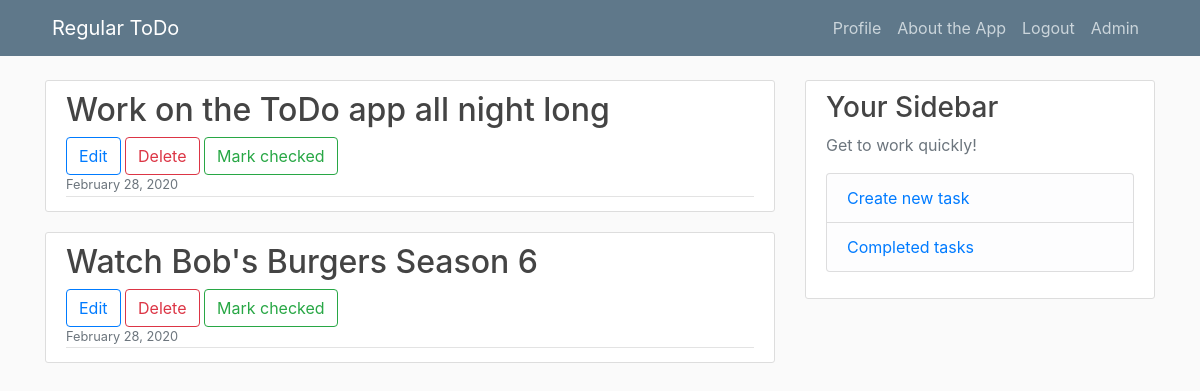
Page / (signed in) on the earlier database version.
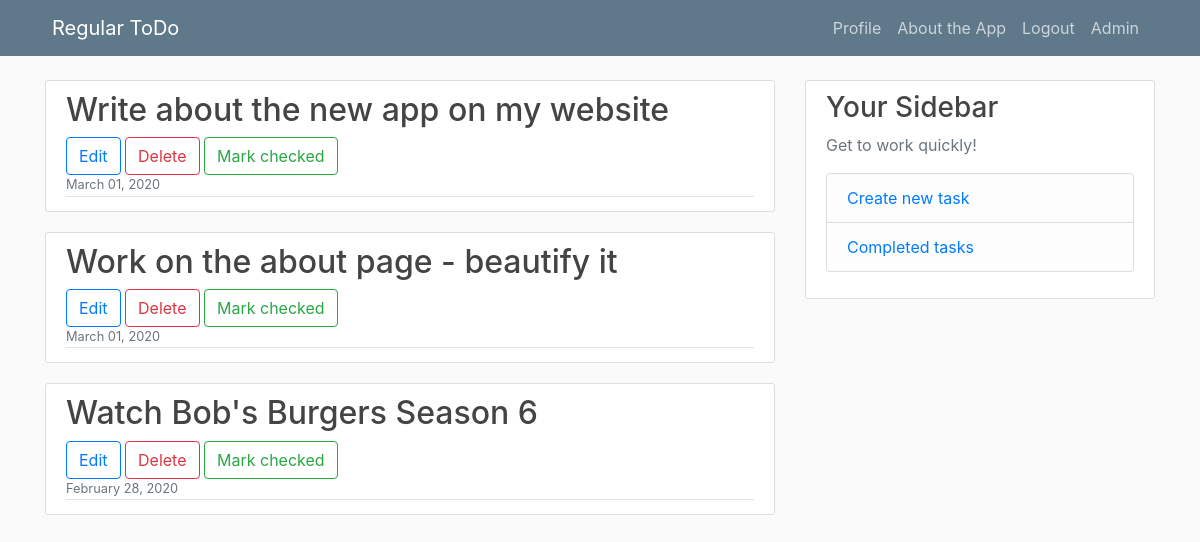
Same page on the later database version.
### ToDo/models.py (models this page shows, shortened)
class ToDo(models.Model):
    title = models.CharField(max_length=100)
    date_posted = models.DateTimeField(default=timezone.now)
    creator = models.ForeignKey(User, on_delete=models.CASCADE)
    is_checked = models.BooleanField(default=False)

### ToDo/views.py (the view)
# urls.py: path('', TodoListView.as_view(), name="todo-home"),
class TodoListView(ListView):
    model = ToDo
    template_name = "ToDo/home.html"
    context_object_name = "todos"
    ordering = ["-date_posted"]

### ToDo/templates/ToDo/home.html (shortened to what this page needs)
{% extends "ToDo/base.html" %}
{% block content %}
{% load crispy_forms_tags %}
{% load user_agents %}
    {% if user.is_authenticated %}
        {% if user.profile.todos == 0 %}
            <div class="container-fluid">
                <h2>You are on top of the world!</h2>
            </div>
        {% else %}
            {% for todo in todos %}
                {% if user.username|lower == todo.creator|lower and not todo.is_checked %}
                    <article class="media content-section">
                        <div class="media-body">
                            <h2><a class="article-title">{{ todo.title }}</a></h2>
                            <button onclick="location.href='{% url 'todo-edit' todo.pk %}'" class="btn btn-outline-primary" type="submit">Edit</button>
                            <button onclick="location.href='{% url 'todo-delete' todo.pk %}'" class="btn btn-outline-danger" type="submit">Delete</button>
                            <button onclick="location.href='{% url 'todo-check' todo.pk %}'" class="btn btn-outline-success" type="submit">Mark checked</button>
                            <br>
                            <div class="article-metadata">
                                <small class="text-muted">{{ todo.date_posted|date:"F d, Y" }}</small>
                            </div>
                        </div>
                    </article>
                {% endif %}
            {% endfor %}
        {% endif %}
    {% endif %}
{% endblock content %}

Differences in the rows shown:
no longer on this page (row edited): ToDo: title "Work on the ToDo app all night long", date_posted "February 28, 2020"
added ToDo: title "Write about the new app on my website", date_posted "March 01, 2020"
added ToDo: title "Work on the about page - beautify it", date_posted "March 01, 2020"
